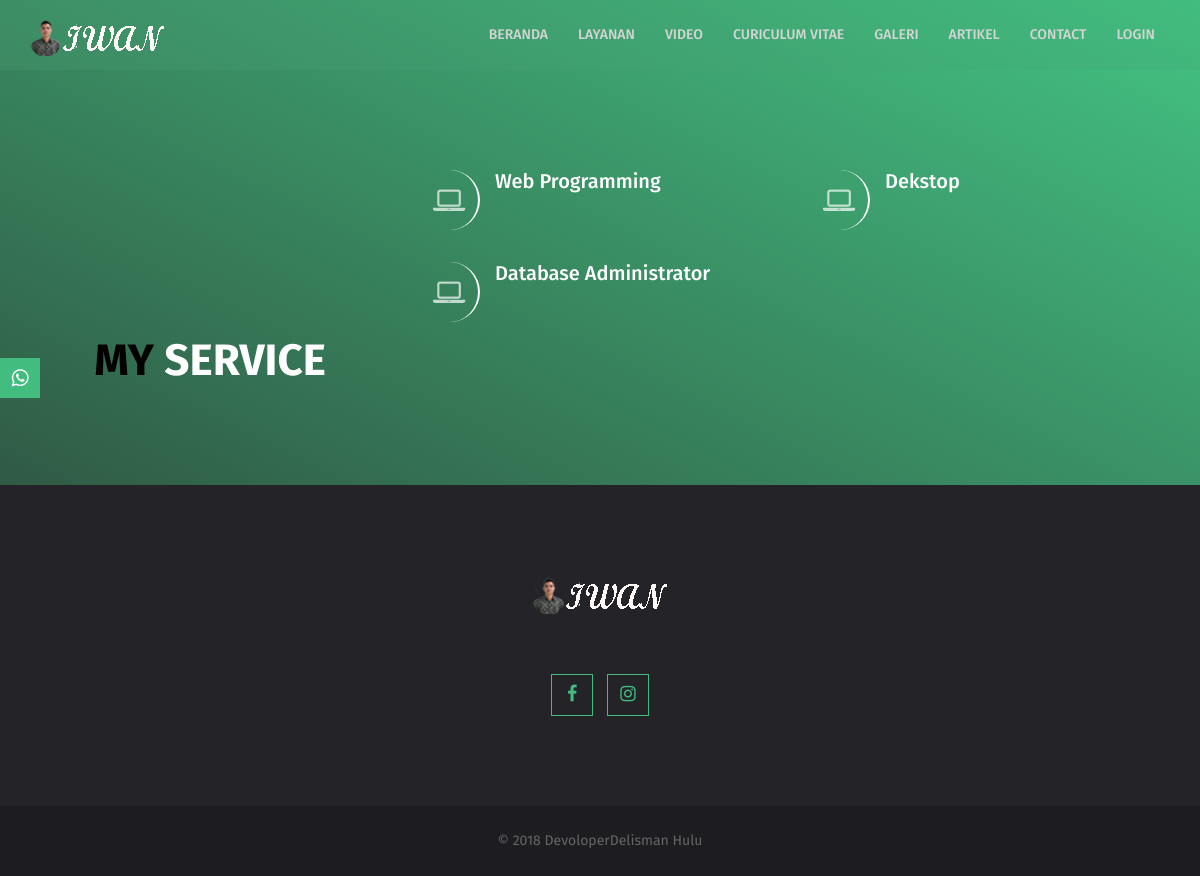
The app's page /service.php with its own data.
### tables this page shows
CREATE TABLE IF NOT EXISTS `tbl_jabatan` (
`kode` int(11) NOT NULL,
  `uraian` varchar(100) DEFAULT NULL
);

### service.php (the view, shortened to what this page needs)
<?php include'header.php'; ?>
<head>
</head>
<section id="service" class="service section">
			<div class="container">
				<div class="row">
					<div class="col-md-4 col-sm-12 col-xs-12">
						<div class="section-title">
							<h2>My <span>Service</span></h2>
						</div>
					</div>
					<div class="col-md-8 col-sm-12 col-xs-12">
						<div class="row">
							<?php
	            				$qry = mysqli_query($konek,"SELECT * FROM tbl_jabatan limit 200");
	                			while ($data=mysqli_fetch_assoc($qry)) {
                			?>
							<div class="col-md-6 col-sm-6 col-xs-12 wow fadeInUp" data-wow-duration="0.8s" data-wow-delay="0.4s">
								<div class="single-service">
									<i class="fa fa-laptop"></i>
									<h5><?php echo $data['uraian']; ?></h5>
								</div>
							</div>
						<?php } ?>
						</div>
					</div>
				</div>
			</div>
		</section>
	<?php include'footer.php'; ?>

### style.css (style rules this page uses)
body { font-family: 'Fira Sans', sans-serif; font-weight: 400; font-size:14px; color:#363636; position:relative; }
h1,h2,h3,h4,h5,h6 { font-weight:500; }
.section { padding:100px 0; }
.section-title { text-align: center; }
.section-title h2 { color:#000; font-size: 44px; text-transform: uppercase; position: relative; font-weight: 700; }
.section-title h2 span { color: #42bc7f; }
.service { background: linear-gradient(-154deg,#42bc7f,#305a45); padding: 40px 0 100px; }
.service .section-title { margin-top: 227px; }
.service .section-title span { color:#fff; }
.service .single-service { position: relative; margin-top: 60px; padding-left: 75px; }
.service .single-service i { font-size: 30px; color: #ffffffb3; position: absolute; left: 0; top: 0; border-right: 2px solid #fff; height: 60px; width: 60px; line-height: 60px; text-align: center; border-radius: 50%; }
.service .single-service h5 { font-size:20px; color:#fff; margin-bottom:10px; text-transform:capitalize; }

### records on screen
tbl_jabatan: uraian "Web Programming"
tbl_jabatan: uraian "Dekstop"
tbl_jabatan: uraian "Database Administrator"
